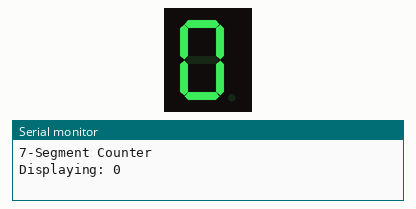
This sketch was run on a simulated Arduino Uno, built with avr-gcc and run on an emulated ATmega328P. On the bench: 1-digit seven-segment display, the last lines printed to the serial monitor. Wiring (inferred from the names in the program): 1-digit 7-segment display, segments lit when HIGH: segments pin 2, pin 3, pin 4, pin 5, pin 6, pin 7, pin 8. The segment pins are drawn as the display they are named for.

Above: at 0.1 s.
At 1.1 s:
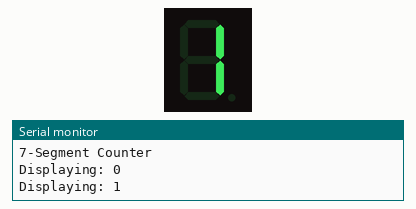
At 2.1 s:
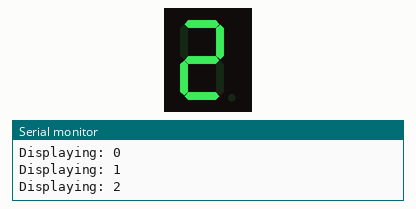
At 4.1 s:
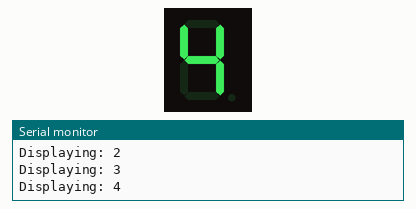
At 6.1 s:
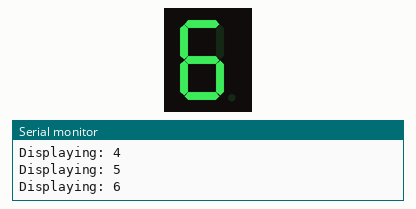
At 9.1 s:
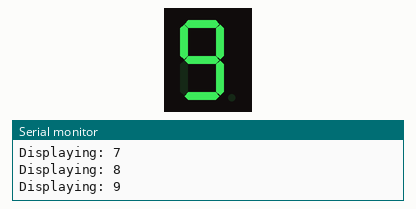

The sketch:

03_seven_segment_counter.ino
```cpp
// InnoBees STEM Lab - 7-Segment Display Counter
// Common cathode 7-segment display
// Segments: a=D2, b=D3, c=D4, d=D5, e=D6, f=D7, g=D8
// Each segment through a 330 ohm resistor
// Common cathode -> GND
// Counts from 0 to 9 repeatedly

// Pin assignments for segments a through g
const int SEG_A = 2;
const int SEG_B = 3;
const int SEG_C = 4;
const int SEG_D = 5;
const int SEG_E = 6;
const int SEG_F = 7;
const int SEG_G = 8;

const int segPins[] = {SEG_A, SEG_B, SEG_C, SEG_D, SEG_E, SEG_F, SEG_G};

// Segment patterns: {a, b, c, d, e, f, g}
const byte digits[10][7] = {
  {1, 1, 1, 1, 1, 1, 0},  // 0
  {0, 1, 1, 0, 0, 0, 0},  // 1
  {1, 1, 0, 1, 1, 0, 1},  // 2
  {1, 1, 1, 1, 0, 0, 1},  // 3
  {0, 1, 1, 0, 0, 1, 1},  // 4
  {1, 0, 1, 1, 0, 1, 1},  // 5
  {1, 0, 1, 1, 1, 1, 1},  // 6
  {1, 1, 1, 0, 0, 0, 0},  // 7
  {1, 1, 1, 1, 1, 1, 1},  // 8
  {1, 1, 1, 1, 0, 1, 1}   // 9
};

void displayDigit(int num) {
  if (num < 0 || num > 9) return;
  for (int i = 0; i < 7; i++) {
    digitalWrite(segPins[i], digits[num][i]);
  }
}

void clearDisplay() {
  for (int i = 0; i < 7; i++) {
    digitalWrite(segPins[i], LOW);
  }
}

void setup() {
  for (int i = 0; i < 7; i++) {
    pinMode(segPins[i], OUTPUT);
  }
  Serial.begin(9600);
  Serial.println("7-Segment Counter");
}

void loop() {
  for (int d = 0; d <= 9; d++) {
    displayDigit(d);
    Serial.print("Displaying: ");
    Serial.println(d);
    delay(1000);
  }
}
```

Measured:
- by itself, everything shown: repeats every 10.0 s, in 10 steps
- what the display in image 1 shows lasts 1.0 s, from 1.0 s to 2.0 s
